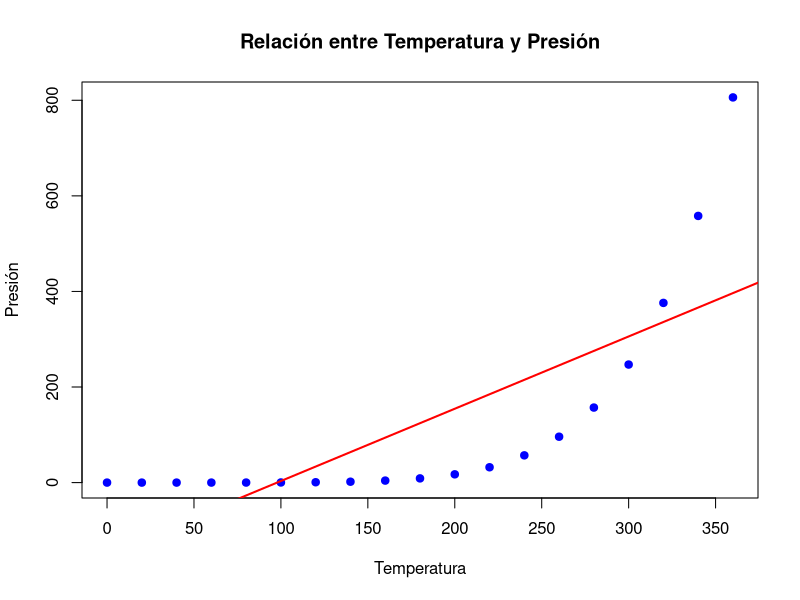
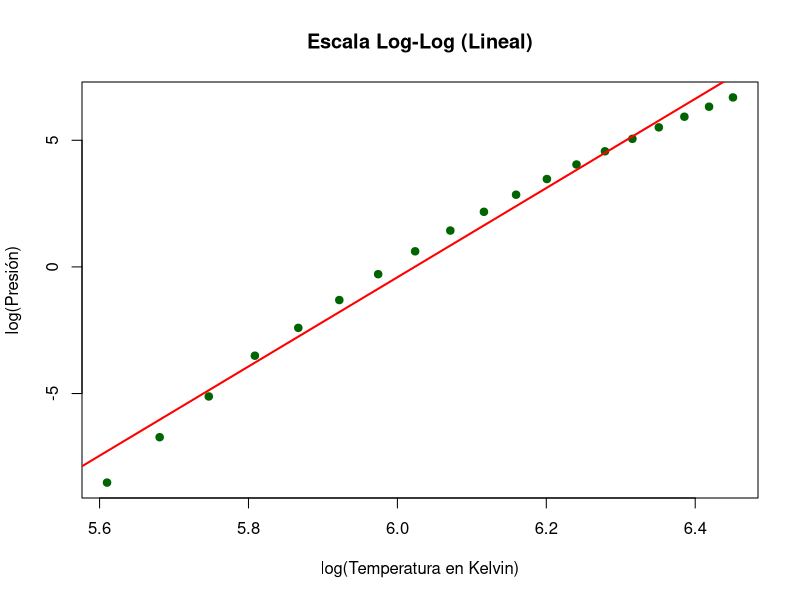

Write R code to recreate these figures, in order.
# EJERCICIO 3
datos <- pressure
modelo <- lm(pressure ~ temperature, datos)
summary(modelo)

# EJERCICIO 4
nuevos_datos <- data.frame(temperature = 250)
predict(modelo, newdata = nuevos_datos, interval = "confidence", level = 0.95)
predict(modelo, newdata = nuevos_datos, interval = "prediction", level = 0.95)

# Scatterplot
plot(datos$temperature, datos$pressure,
     main = "Relación entre Temperatura y Presión",
     xlab = "Temperatura",
     ylab = "Presión",
     pch = 19,
     col = "blue")

# Añadir línea de tendencia
abline(lm(pressure ~ temperature, datos), col="red",lwd=2)

modelo2 <- lm(I(log(pressure)) ~ temperature, datos)
summary(modelo2)

#datos_log <- subset(datos, temperature > 0)

modelo3 <- lm(I(log(pressure)) ~ I(log(temperature+273.15)), datos)
summary(modelo3)

plot(log(datos$temperature + 273.15), log(datos$pressure),
     main = "Escala Log-Log (Lineal)",
     xlab = "log(Temperatura en Kelvin)",
     ylab = "log(Presión)",
     pch = 19, col = "darkgreen")

# En esta escala transformada, la línea de tendencia es recta
abline(modelo3, col = "red", lwd = 2)

# EJERCICIO 6
library(car)
modelo6 <- lm(mpg ~ disp + hp + wt + cyl, data = mtcars)
summary(modelo6)
vif(modelo6)
# Matriz de correlaciones y veríamos que disp da más problemas
matriz_cor <- cor(mtcars, use = "pairwise.complete.obs")
print(matriz_cor)
modelo6_2 <- lm(mpg ~ hp + wt + cyl, data = mtcars)
summary(modelo6_2)
vif(modelo6_2)

# EJERCICIO 10
# 1. Ajustas el modelo completo con todas las variables
modelo10 <- lm(Fertility ~ Agriculture + Education, data = swiss)
summary(modelo10)
modelo10_2 <- lm(Fertility ~ Agriculture + Education + Catholic + Infant.Mortality, data = swiss)
summary(modelo10_2)
anova(modelo10, modelo10_2)


# EJERCICIO 7 INGENIERÍA DE CARACTERÍSTICAS
modelo7 <- lm(mpg ~ wt + hp + wt:hp, data = mtcars)
summary(modelo7)


# 
